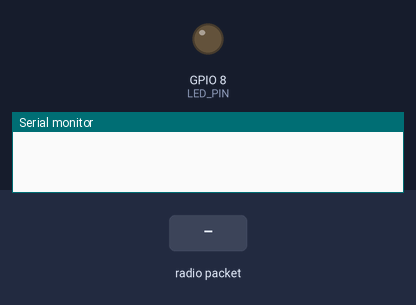
Bench run of a sketch on a simulated ESP32-C3. Parts: output pins drawn as LEDs (lit = HIGH), the last lines printed to the serial monitor. The inputs (shaded band) are chosen by the test bench.

Above: at 0.0 s.
At 1.4 s:
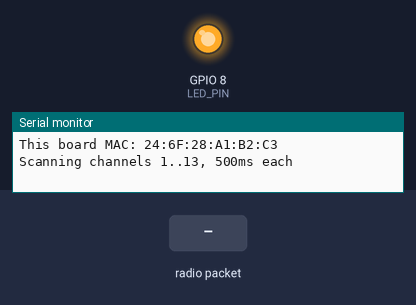
1.5 s: radio packet "1" arrives
At 2.7 s:
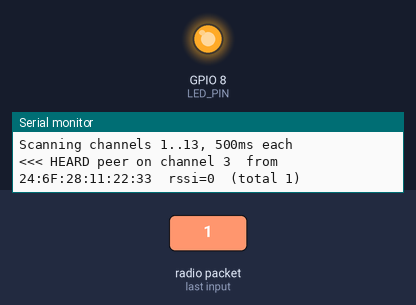
Timing chart, 0 to 4.5 s (numbered marks = the images above; inputs shaded):
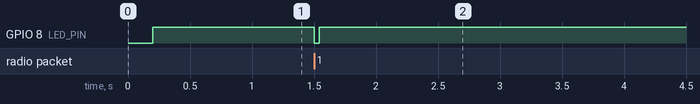

Measured:
- after the input at 1.5 s, GPIO 8 (LED_PIN): HIGH → LOW at once, → HIGH 0.04 s later

The sketch:

esp32_espnow_scan.ino
```cpp
// ESP-NOW channel scanner for ESP32-C3. Finds which Wi-Fi channel the other
// board is actually on, and proves this board's RX hardware works across the
// whole 2.4 GHz band.
//
// How to use:
//   - Flash esp32_espnow_diag (fixed channel 1) to board A and power it.
//   - Flash THIS sketch to board B.
//   Board B hops channels 1..13, broadcasting a probe and listening on each.
//   It prints "HEARD peer on channel N" the moment it picks A up.
//
// You can also flash THIS to both boards: they hop independently and will
// overlap on a channel often enough to hear each other within a few seconds.
//
// If this sketch NEVER hears anything while the other board is powered, this
// board's receiver is almost certainly dead (RX hardware fault) — that's the
// definitive test.
//
// Requires ESP32 Arduino core v3.x.

#include <esp_now.h>
#include <WiFi.h>
#include <esp_wifi.h>

static const uint8_t LED_PIN = 8;          // active-low on C3 SuperMini
static const uint8_t FIRST_CHANNEL = 1;
static const uint8_t LAST_CHANNEL  = 13;
static const unsigned long DWELL_MS = 500; // time spent listening per channel

static uint8_t BROADCAST_ADDR[6] = {0xFF, 0xFF, 0xFF, 0xFF, 0xFF, 0xFF};

typedef struct struct_message {
  uint32_t id;
  char     text[32];
  float    value;
} struct_message;

static struct_message outgoing;

static uint8_t curChannel = FIRST_CHANNEL;
static unsigned long channelStartMs = 0;
static unsigned long lastSendMs = 0;
static uint32_t counter = 0;
static uint32_t recvCount = 0;
static unsigned long ledOffAtMs = 0;
static int heardOnChannel[14] = {0}; // count of packets heard per channel

static void setChannel(uint8_t ch) {
  esp_wifi_set_channel(ch, WIFI_SECOND_CHAN_NONE);
}

void onSent(const wifi_tx_info_t *info, esp_now_send_status_t status) {}

void onReceived(const esp_now_recv_info_t *info, const uint8_t *data, int len) {
  recvCount++;
  if (curChannel <= LAST_CHANNEL) heardOnChannel[curChannel]++;
  digitalWrite(LED_PIN, LOW);
  ledOffAtMs = millis() + 40;

  int rssi = info->rx_ctrl ? info->rx_ctrl->rssi : 0;
  const uint8_t *m = info->src_addr;
  Serial.printf("<<< HEARD peer on channel %u  from %02X:%02X:%02X:%02X:%02X:%02X  rssi=%d  (total %lu)\n",
                curChannel, m[0], m[1], m[2], m[3], m[4], m[5], rssi,
                (unsigned long)recvCount);
}

void setup() {
  Serial.begin(115200);
  delay(200);
  pinMode(LED_PIN, OUTPUT);
  digitalWrite(LED_PIN, HIGH);

  WiFi.mode(WIFI_STA);
  WiFi.disconnect();
  WiFi.setSleep(false);
  esp_wifi_set_ps(WIFI_PS_NONE);

  Serial.println();
  Serial.printf("This board MAC: %s\n", WiFi.macAddress().c_str());
  Serial.printf("Scanning channels %u..%u, %lums each\n",
                FIRST_CHANNEL, LAST_CHANNEL, DWELL_MS);

  if (esp_now_init() != ESP_OK) {
    Serial.println("ESP-NOW init failed");
    return;
  }
  esp_now_register_send_cb(onSent);
  esp_now_register_recv_cb(onReceived);

  esp_now_peer_info_t peer = {};
  memcpy(peer.peer_addr, BROADCAST_ADDR, 6);
  peer.channel = 0;            // 0 = use the radio's current channel
  peer.encrypt = false;
  esp_now_add_peer(&peer);

  curChannel = FIRST_CHANNEL;
  setChannel(curChannel);
  channelStartMs = millis();
}

void loop() {
  unsigned long now = millis();

  if (ledOffAtMs && now >= ledOffAtMs) {
    digitalWrite(LED_PIN, HIGH);
    ledOffAtMs = 0;
  }

  // Broadcast a probe a few times per channel dwell.
  if (now - lastSendMs > 150) {
    lastSendMs = now;
    outgoing.id = counter++;
    strncpy(outgoing.text, "scan", sizeof(outgoing.text) - 1);
    outgoing.value = (float)curChannel;
    esp_now_send(BROADCAST_ADDR, (uint8_t *)&outgoing, sizeof(outgoing));
  }

  // Hop to the next channel after the dwell time.
  if (now - channelStartMs > DWELL_MS) {
    curChannel++;
    if (curChannel > LAST_CHANNEL) {
      // Report a summary at the end of each full sweep.
      Serial.print("--- sweep done. heard on channels:");
      bool any = false;
      for (int c = FIRST_CHANNEL; c <= LAST_CHANNEL; c++) {
        if (heardOnChannel[c]) {
          Serial.printf(" ch%d(%d)", c, heardOnChannel[c]);
          any = true;
        }
      }
      if (!any) Serial.print(" NONE — RX may be dead or peer is off");
      Serial.println();
      curChannel = FIRST_CHANNEL;
    }
    setChannel(curChannel);
    channelStartMs = now;
  }
}
```
